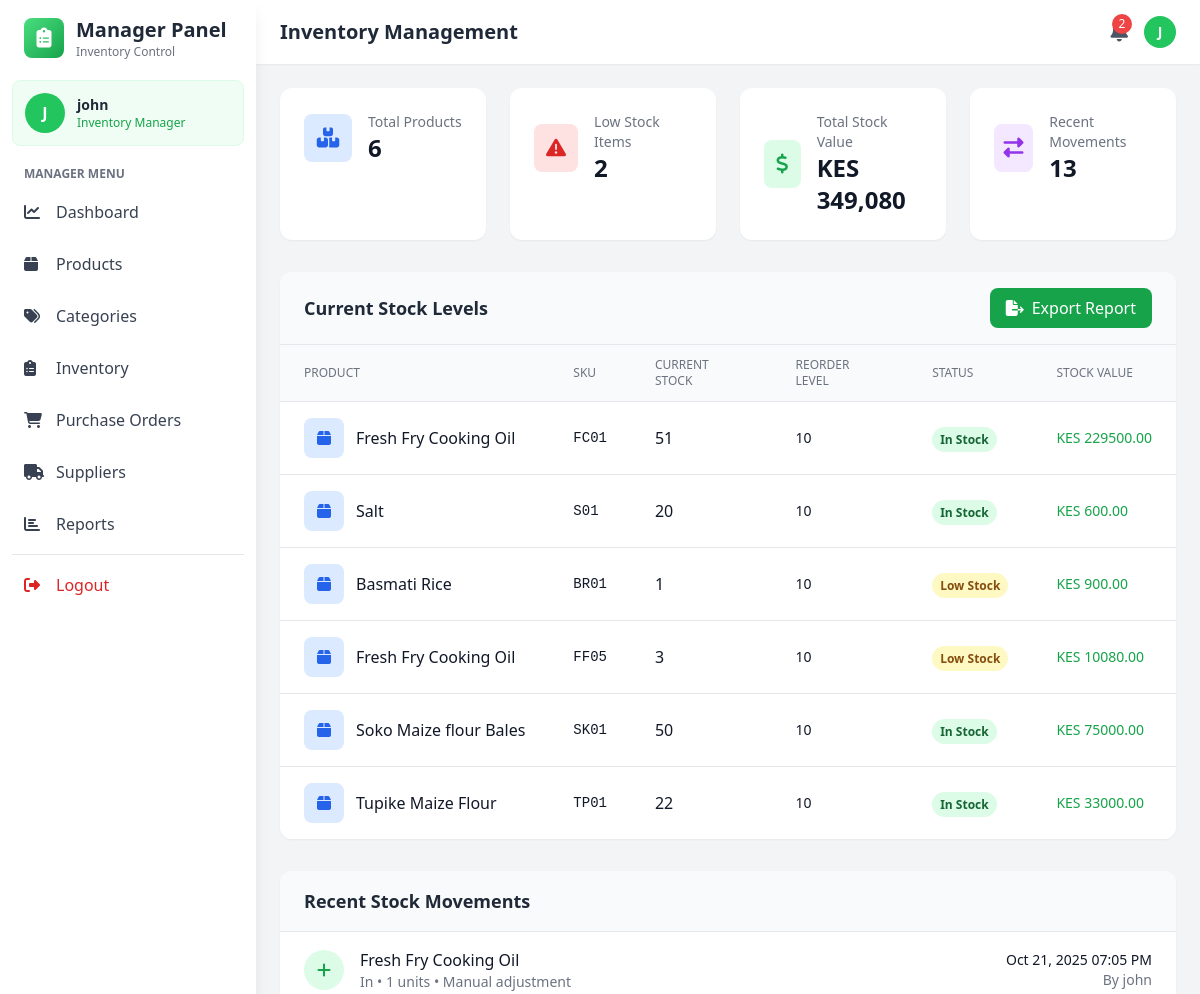
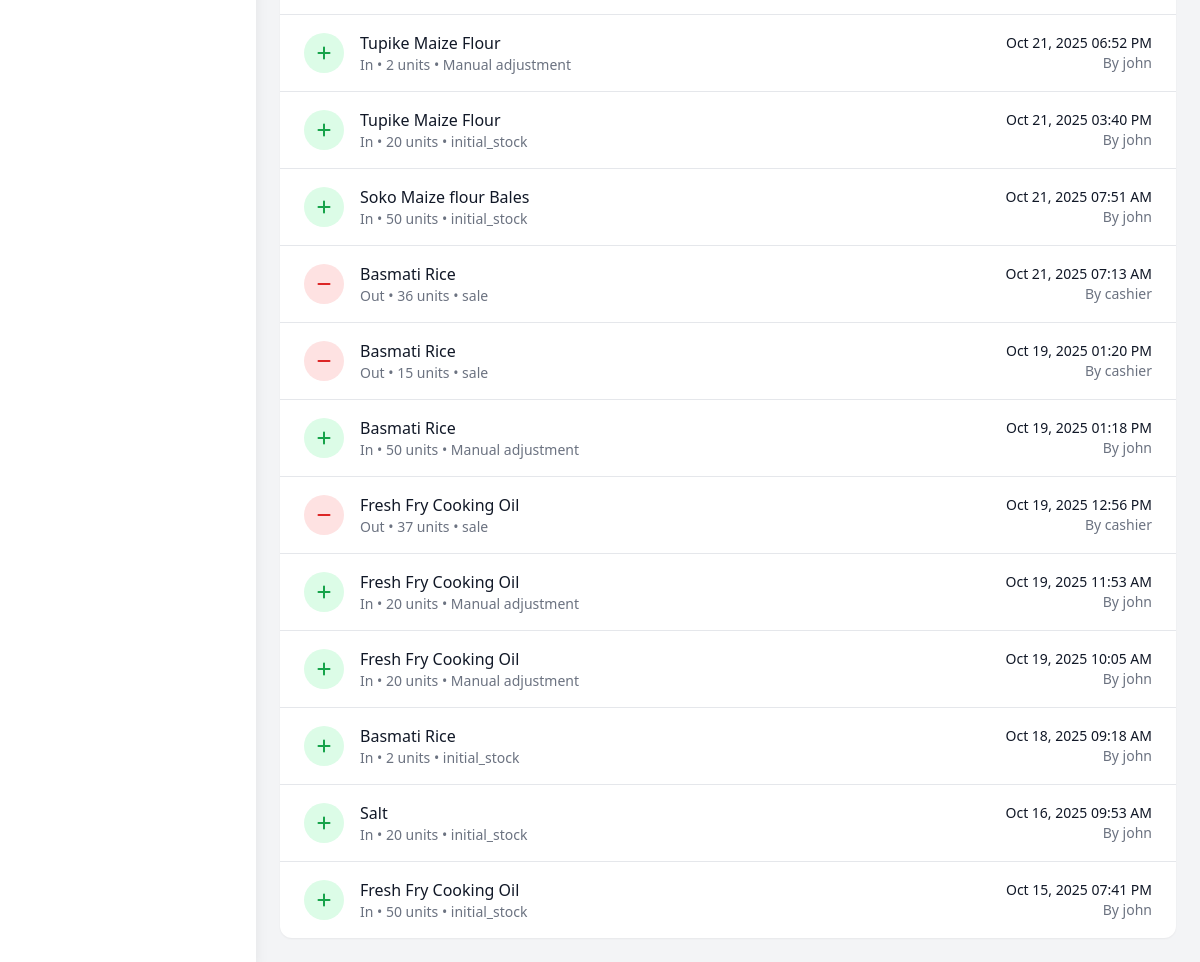
Page /manager/inventory (signed in) on the earlier database version (2 pictures, top to bottom).
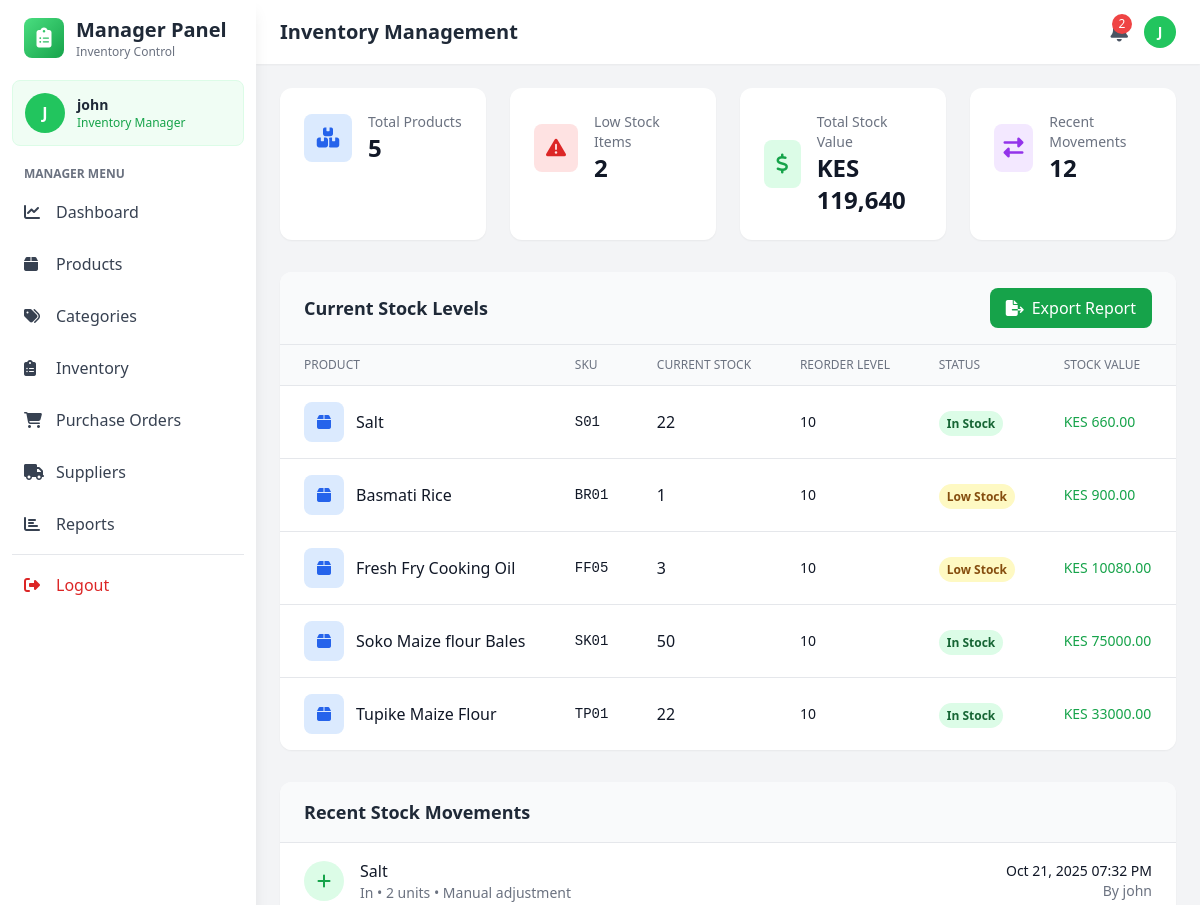
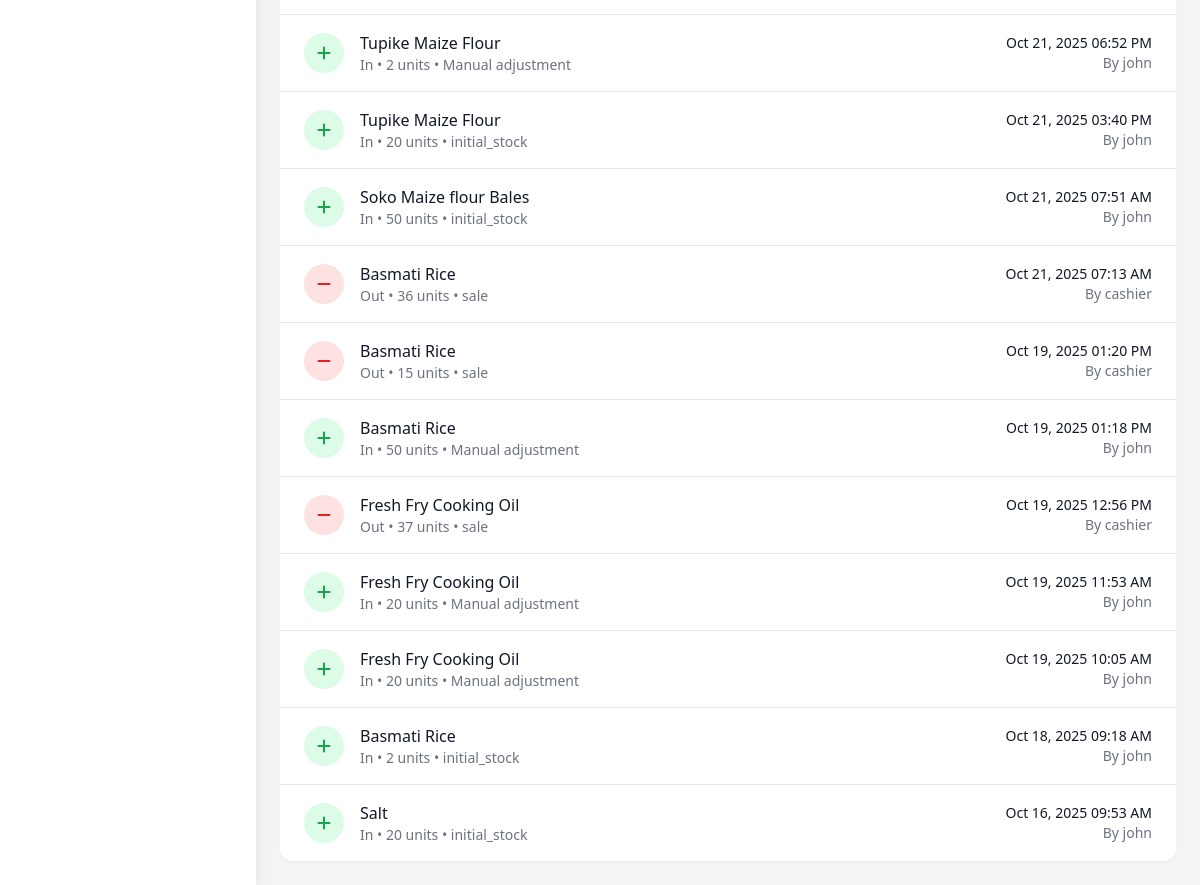
Same page on the later database version (2 pictures, top to bottom).
### models.py (models this page shows, shortened)
class User(UserMixin, db.Model):
    __tablename__='users'
    id = db.Column(db.Integer, primary_key=True)
    username = db.Column(db.String(80), unique=True, nullable=False)
    email = db.Column(db.String(120), unique=True, nullable=False)
    password_hash = db.Column(db.String(255), nullable=False)
    role = db.Column(db.String(20), nullable=False)
    is_active = db.Column(db.Boolean, default=True)
    created_at = db.Column(db.DateTime, default=datetime.utcnow)

class Product(db.Model):
    __tablename__ = 'products'
    id = db.Column(db.Integer, primary_key=True)
    name = db.Column(db.String(200), nullable=False)
    sku = db.Column(db.String(50), unique=True, nullable=False)  # Stock code
    description = db.Column(db.Text)
    cost_price = db.Column(db.Float, nullable=False)
    selling_price = db.Column(db.Float, nullable=False)
    quantity = db.Column(db.Integer, default=0)
    reorder_level = db.Column(db.Integer, default=10)
    category_id = db.Column(db.Integer, db.ForeignKey('categories.id'), nullable=False)
    supplier_id = db.Column(db.Integer, db.ForeignKey('suppliers.id'), nullable=False)
    created_at = db.Column(db.DateTime, default=datetime.utcnow)
    updated_at = db.Column(db.DateTime, default=datetime.utcnow, onupdate=datetime.utcnow)
    is_active = db.Column(db.Boolean, default=True)
    image_url = db.Column(db.String(500))  # For Cloudinary image URLs
    unit = db.Column(db.String(50), default='piece')  # piece, kg, liter, pack, box, etc.
    category = db.relationship('Category', backref='products')
    supplier = db.relationship('Supplier', backref='products')

class StockMovement(db.Model):
    __tablename__ = 'stock_movements'
    id = db.Column(db.Integer, primary_key=True)
    product_id = db.Column(db.Integer, db.ForeignKey('products.id'), nullable=False)
    movement_type = db.Column(db.String(20), nullable=False)  # 'in', 'out', 'adjustment'
    quantity = db.Column(db.Integer, nullable=False)
    reason = db.Column(db.String(100))
    user_id = db.Column(db.Integer, db.ForeignKey('users.id'), nullable=False)
    reference_id = db.Column(db.Integer)  # related sale or purchase
    reference_type = db.Column(db.String(20))  # 'sale' or 'purchase_order'
    timestamp = db.Column(db.DateTime, default=datetime.utcnow)
    product = db.relationship('Product', backref='stock_movements')
    user = db.relationship('User', backref='stock_movements')

### app.py (the view)
@app.route('/manager/inventory')
@login_required
def manage_inventory():
    if current_user.role not in ['admin', 'manager']:
        flash('Access denied', 'danger')
        return redirect(url_for('index'))
    products = Product.query.all()
    stock_movements = StockMovement.query.order_by(StockMovement.timestamp.desc()).limit(50).all()
    total_stock_value = sum(p.cost_price * p.quantity for p in products)
    low_stock_count = len([p for p in products if p.quantity <= p.reorder_level])
    return render_template('manager/inventory.html',
                         products=products,
                         stock_movements=stock_movements,
                         total_stock_value=total_stock_value,
                         low_stock_count=low_stock_count)

### app.py (called while the page is built)
@login_manager.user_loader
def load_user(user_id):
    return User.query.get(int(user_id))

### templates/manager/inventory.html (shortened to what this page needs)
<!DOCTYPE html>
<html lang="en">
<head>
    <script src="https://cdn.tailwindcss.com"></script>
    <link rel="stylesheet" href="https://cdnjs.cloudflare.com/ajax/libs/font-awesome/6.4.0/css/all.min.css">
</head>
<body class="bg-gray-100">
    <aside class="fixed top-0 left-0 z-40 w-64 h-screen bg-white shadow-lg">
        <div class="h-full px-3 py-4 overflow-y-auto">
            <div class="flex items-center mb-5 px-3">
                <div class="w-10 h-10 bg-gradient-to-br from-green-400 to-green-600 rounded-lg flex items-center justify-center">
                    <i class="fas fa-clipboard-list text-white text-xl"></i>
                </div>
                <div class="ml-3">
                    <h2 class="text-xl font-bold text-gray-800">Manager Panel</h2>
                    <p class="text-xs text-gray-500">Inventory Control</p>
                </div>
            </div>
            <div class="mb-5 p-3 bg-green-50 rounded-lg border border-green-100">
                <div class="flex items-center space-x-3">
                    <div class="w-10 h-10 bg-green-500 rounded-full flex items-center justify-center text-white font-bold">
                        {{ current_user.username[0].upper() }}
                    </div>
                    <div>
                        <p class="text-sm font-semibold text-gray-800">{{ current_user.username }}</p>
                        <p class="text-xs text-green-600">Inventory Manager</p>
                    </div>
                </div>
            </div>
            <nav class="space-y-2">
                <p class="px-3 text-xs font-semibold text-gray-500 uppercase mb-2">Manager Menu</p>
                <a href="{{ url_for('manager_dashboard') }}" class="nav-item flex items-center px-3 py-2.5 text-gray-700 rounded-lg">
                    <i class="fas fa-chart-line w-5"></i><span class="ml-3">Dashboard</span>
                </a>
                <a href="{{ url_for('manage_products') }}" class="nav-item flex items-center px-3 py-2.5 text-gray-700 rounded-lg">
                    <i class="fas fa-box w-5"></i><span class="ml-3">Products</span>
                </a>
                <a href="{{ url_for('manage_categories') }}" class="nav-item flex items-center px-3 py-2.5 text-gray-700 rounded-lg">
                    <i class="fas fa-tags w-5"></i><span class="ml-3">Categories</span>
                </a>
                <a href="{{ url_for('manage_inventory') }}" class="nav-item active flex items-center px-3 py-2.5 text-gray-700 rounded-lg">
                    <i class="fas fa-clipboard-list w-5"></i><span class="ml-3">Inventory</span>
                </a>
                <a href="{{ url_for('manage_purchase_orders') }}" class="nav-item flex items-center px-3 py-2.5 text-gray-700 rounded-lg">
                    <i class="fas fa-shopping-cart w-5"></i>
                    <span class="ml-3">Purchase Orders</span>
                </a>
                <a href="{{ url_for('manage_sup') }}"
                    class="nav-item flex items-center px-3 py-2.5 text-gray-700 rounded-lg">
                    <i class="fas fa-truck w-5"></i>
                    <span class="ml-3">Suppliers</span>
                </a>
                <a href="{{ url_for('manage_reports') }}"  class="nav-item flex items-center px-3 py-2.5 text-gray-700 rounded-lg">
                    <i class="fas fa-chart-bar w-5"></i>
                    <span class="ml-3">Reports</span>
                </a>
                <hr class="my-3 border-gray-200">
                <a href="{{ url_for('logout') }}" class="nav-item flex items-center px-3 py-2.5 text-red-600 rounded-lg hover:bg-red-50">
                    <i class="fas fa-sign-out-alt w-5"></i><span class="ml-3">Logout</span>
                </a>
            </nav>
        </div>
    </aside>
    <div class="ml-64">
        <header class="bg-white shadow-sm sticky top-0 z-30">
            <div class="flex items-center justify-between px-6 py-4">
                <h1 class="text-xl font-semibold text-gray-800">Inventory Management</h1>
                <div class="flex items-center space-x-4">
                    <button class="relative text-gray-600 hover:text-gray-800">
                        {% if low_stock_count > 0 %}
                        <span class="absolute -top-1 -right-1 bg-red-500 text-white text-xs w-5 h-5 rounded-full flex items-center justify-center">{{ low_stock_count }}</span>
                        {% endif %}
                    </button>
                    <div class="w-8 h-8 bg-green-500 rounded-full flex items-center justify-center text-white font-bold text-sm">
                        {{ current_user.username[0].upper() }}
                    </div>
                </div>
            </div>
        </header>
        <main class="p-6">
            <div class="grid grid-cols-1 md:grid-cols-4 gap-6 mb-8">
                <div class="bg-white rounded-xl shadow-sm p-6">
                    <div class="flex items-center">
                        <div class="w-12 h-12 bg-blue-100 rounded-lg flex items-center justify-center mr-4">
                            <i class="fas fa-boxes text-blue-600 text-xl"></i>
                        </div>
                        <div>
                            <p class="text-gray-500 text-sm">Total Products</p>
                            <p class="text-2xl font-bold text-gray-900">{{ products|length }}</p>
                        </div>
                    </div>
                </div>
                <div class="bg-white rounded-xl shadow-sm p-6">
                    <div class="flex items-center">
                        <div class="w-12 h-12 bg-red-100 rounded-lg flex items-center justify-center mr-4">
                            <i class="fas fa-exclamation-triangle text-red-600 text-xl"></i>
                        </div>
                        <div>
                            <p class="text-gray-500 text-sm">Low Stock Items</p>
                            <p class="text-2xl font-bold text-gray-900">{{ low_stock_count }}</p>
                        </div>
                    </div>
                </div>
                <div class="bg-white rounded-xl shadow-sm p-6">
                    <div class="flex items-center">
                        <div class="w-12 h-12 bg-green-100 rounded-lg flex items-center justify-center mr-4">
                            <i class="fas fa-dollar-sign text-green-600 text-xl"></i>
                        </div>
                        <div>
                            <p class="text-gray-500 text-sm">Total Stock Value</p>
                            <p class="text-2xl font-bold text-gray-900">KES {{ "{:,.0f}".format(total_stock_value) }}</p>
                        </div>
                    </div>
                </div>
                <div class="bg-white rounded-xl shadow-sm p-6">
                    <div class="flex items-center">
                        <div class="w-12 h-12 bg-purple-100 rounded-lg flex items-center justify-center mr-4">
                            <i class="fas fa-exchange-alt text-purple-600 text-xl"></i>
                        </div>
                        <div>
                            <p class="text-gray-500 text-sm">Recent Movements</p>
                            <p class="text-2xl font-bold text-gray-900">{{ stock_movements|length }}</p>
                        </div>
                    </div>
                </div>
            </div>
            <div class="bg-white rounded-xl shadow-sm overflow-hidden mb-8">
                <div class="px-6 py-4 border-b border-gray-200 bg-gray-50">
                    <div class="flex justify-between items-center">
                        <h3 class="text-lg font-semibold text-gray-800">Current Stock Levels</h3>
                        <button class="bg-green-600 hover:bg-green-700 text-white px-4 py-2 rounded-lg flex items-center">
                            <i class="fas fa-file-export mr-2"></i> Export Report
                        </button>
                    </div>
                </div>
                <table class="min-w-full divide-y divide-gray-200">
                    <thead class="bg-gray-50">
                        <tr>
                            <th class="px-6 py-3 text-left text-xs font-medium text-gray-500 uppercase">Product</th>
                            <th class="px-6 py-3 text-left text-xs font-medium text-gray-500 uppercase">SKU</th>
                            <th class="px-6 py-3 text-left text-xs font-medium text-gray-500 uppercase">Current Stock</th>
                            <th class="px-6 py-3 text-left text-xs font-medium text-gray-500 uppercase">Reorder Level</th>
                            <th class="px-6 py-3 text-left text-xs font-medium text-gray-500 uppercase">Status</th>
                            <th class="px-6 py-3 text-left text-xs font-medium text-gray-500 uppercase">Stock Value</th>
                        </tr>
                    </thead>
                    <tbody class="bg-white divide-y divide-gray-200">
                        {% for product in products %}
                        <tr class="hover:bg-gray-50">
                            <td class="px-6 py-4 whitespace-nowrap">
                                <div class="flex items-center">
                                    <div class="w-10 h-10 bg-blue-100 rounded-lg flex items-center justify-center mr-3">
                                        <i class="fas fa-box text-blue-600"></i>
                                    </div>
                                    <div class="font-medium text-gray-900">{{ product.name }}</div>
                                </div>
                            </td>
                            <td class="px-6 py-4 whitespace-nowrap text-sm text-gray-900 font-mono">{{ product.sku }}</td>
                            <td class="px-6 py-4 whitespace-nowrap">
                                <span class="font-medium text-gray-900">{{ product.quantity }}</span>
                            </td>
                            <td class="px-6 py-4 whitespace-nowrap text-sm text-gray-900">{{ product.reorder_level }}</td>
                            <td class="px-6 py-4 whitespace-nowrap">
                                {% if product.quantity == 0 %}
                                <span class="px-2 py-1 text-xs font-semibold rounded-full bg-red-100 text-red-800">Out of Stock</span>
                                {% elif product.quantity <= product.reorder_level %}
                                <span class="px-2 py-1 text-xs font-semibold rounded-full bg-yellow-100 text-yellow-800">Low Stock</span>
                                {% else %}
                                <span class="px-2 py-1 text-xs font-semibold rounded-full bg-green-100 text-green-800">In Stock</span>
                                {% endif %}
                            </td>
                            <td class="px-6 py-4 whitespace-nowrap text-sm font-medium text-green-600">
                                KES {{ "%.2f"|format(product.cost_price * product.quantity) }}
                            </td>
                        </tr>
                        {% endfor %}
                    </tbody>
                </table>
            </div>
            <div class="bg-white rounded-xl shadow-sm overflow-hidden">
                <div class="px-6 py-4 border-b border-gray-200 bg-gray-50">
                    <h3 class="text-lg font-semibold text-gray-800">Recent Stock Movements</h3>
                </div>
                <div class="divide-y divide-gray-200">
                    {% for movement in stock_movements %}
                    <div class="px-6 py-4 flex items-center justify-between hover:bg-gray-50">
                        <div class="flex items-center space-x-4">
                            <div class="w-10 h-10 rounded-full flex items-center justify-center
                                {% if movement.movement_type == 'in' %}bg-green-100 text-green-600
                                {% else %}bg-red-100 text-red-600{% endif %}">
                                <i class="fas fa-{% if movement.movement_type == 'in' %}plus{% else %}minus{% endif %}"></i>
                            </div>
                            <div>
                                <p class="font-medium text-gray-900">{{ movement.product.name }}</p>
                                <p class="text-sm text-gray-500">
                                    {{ movement.movement_type|title }} • {{ movement.quantity }} units • {{ movement.reason }}
                                </p>
                            </div>
                        </div>
                        <div class="text-right">
                            <p class="text-sm font-medium text-gray-900">{{ movement.timestamp.strftime('%b %d, %Y %I:%M %p') }}</p>
                            <p class="text-sm text-gray-500">By {{ movement.user.username }}</p>
                        </div>
                    </div>
                    {% else %}
                    <div class="px-6 py-8 text-center text-gray-500">
                        <i class="fas fa-exchange-alt text-4xl mb-3 text-gray-300"></i>
                        <p>No stock movements recorded yet</p>
                    </div>
                    {% endfor %}
                </div>
            </div>
        </main>
    </div>
</body>
</html>

Differences in the rows shown:
removed Product: name "Fresh Fry Cooking Oil", sku "FC01", quantity "51", reorder_level "10", shows "In Stock", product.cost_price*product.quantity "229500.00"
removed StockMovement: product.name "Fresh Fry Cooking Oil", movement_type "In", quantity "50", reason "initial_stock", timestamp "Oct 15, 2025 07:41 PM", user.username "john"
changed Product "Salt": quantity "20" → "22"; product.cost_price*product.quantity "600.00" → "660.00"
changed StockMovement: product.name "Fresh Fry Cooking Oil" → "Salt"; quantity "1" → "2"; timestamp "Oct 21, 2025 07:05 PM" → "Oct 21, 2025 07:32 PM"
Other differences:
{{ products|length }}: "6" → "5"
{{ "{:,.0f}".format(total_stock_value) }}: "349,080" → "119,640"
{{ stock_movements|length }}: "13" → "12"
